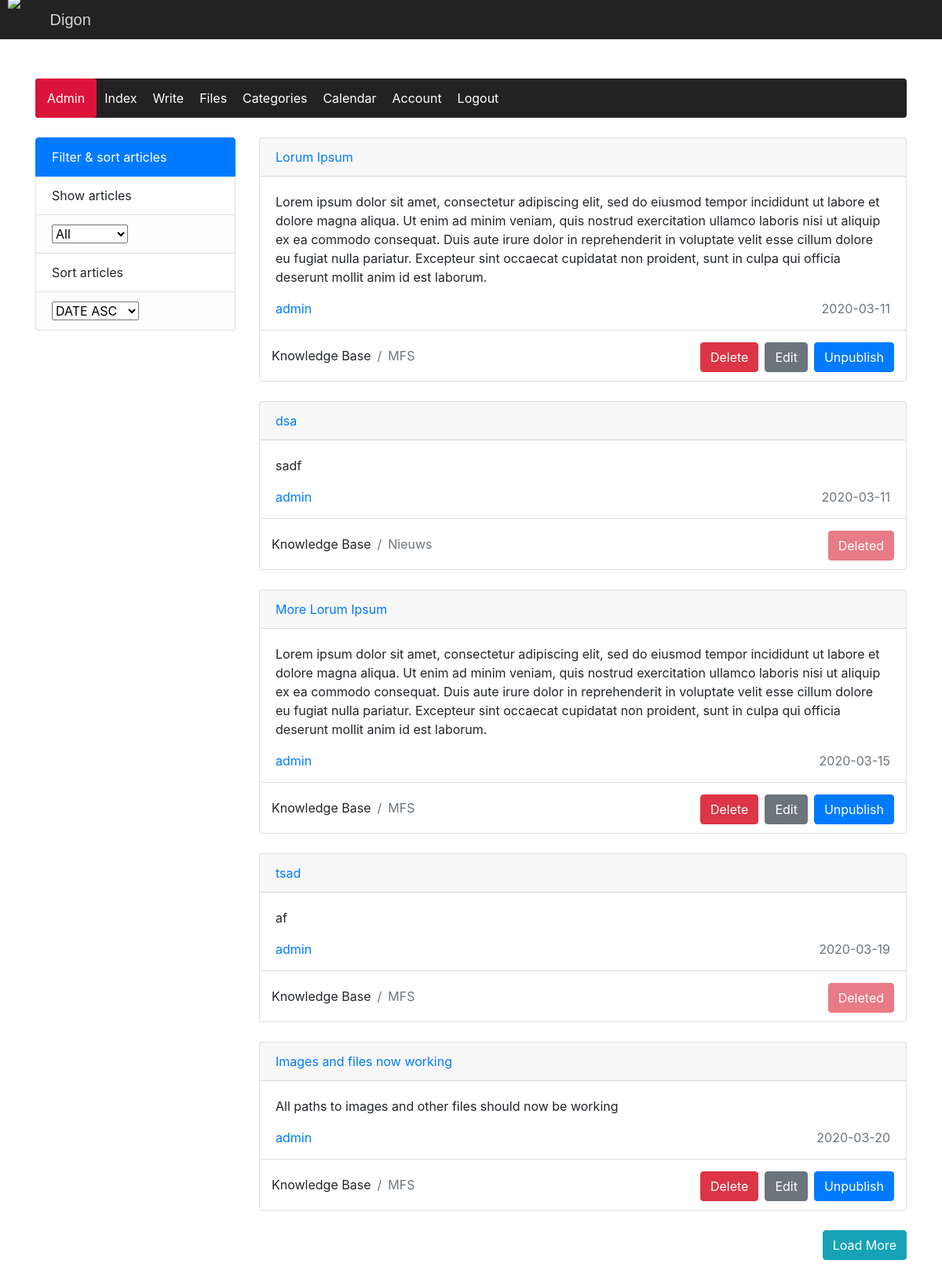
/pages/calendar.php (signed in), run on the app's committed database.
### tables this page shows
CREATE TABLE `article` (
  `row_id` int(11) NOT NULL,
  `author_id` int(11) NOT NULL,
  `creation_time` date NOT NULL,
  `published` tinyint(1) NOT NULL,
  `deleted` int(1) NOT NULL DEFAULT 0,
  `title` varchar(50) NOT NULL,
  `content` text NOT NULL,
  `abstract` text NOT NULL,
  `category_id` varchar(11) NOT NULL,
  `subcategory_id` varchar(11) NOT NULL,
  `signed_by` varchar(50) NOT NULL,
  `link` varchar(50) NOT NULL
);

CREATE TABLE `user` (
  `row_id` int(11) NOT NULL,
  `username` varchar(50) NOT NULL,
  `password` varchar(25) NOT NULL,
  `display_name` varchar(50) NOT NULL,
  `function` varchar(11) NOT NULL
);

CREATE TABLE `category` (
  `row_id` int(11) NOT NULL,
  `category` varchar(50) NOT NULL,
  `parent_id` int(11) NOT NULL
);

### includes/autoload.inc.php (called while the page is built, shortened)
<?php
    $linkUrl = "//localhost/Websites/nicms/";
    class Autoload implements AutoloadInterface {
        protected $path;
        public function __construct() {
            $this->url = $_SERVER["HTTP_HOST"] . $_SERVER['REQUEST_URI'];
            if (strpos($this->url,'index') == TRUE) {
                $this->path = "classes/";
            } else {
                $this->path = "../classes/";
            }
            include_once($this->path."dbh.class.php");
            include_once($this->path."article.class.php");
            include_once($this->path."articleview.class.php");
        }
    }

### classes/article.class.php (called while the page is built, shortened)
<?php
    class Article extends Dbh {
        protected function getArticles($visibility,$sort,$limit) {
            switch ($visibility) {
                default:
                    $where = 'a.published=1 OR a.published=0';
                    break;
            }
            switch ($sort) {
                default:
                    $order = "a.creation_time ASC";
                    break;
            }
            $sql = "SELECT a.row_id AS a_row_id, a.author_id AS a_author_id, a.creation_time AS a_creation_time, a.published AS a_published, a.deleted AS a_deleted, a.title AS a_title, a.content AS a_content, a.abstract
            AS a_abstract, a.category_id AS a_category_id, a.subcategory_id AS a_subcategory_id, a.signed_by AS a_signed_by, a.link AS a_link, c.row_id AS c_row_id, c.category AS c_category, c.parent_id AS c_parent_id,
            s.row_id AS s_row_id, s.category AS s_category, s.parent_id AS s_parent_id, u.row_id AS u_row_id, u.display_name AS u_displayname FROM article a
            LEFT JOIN category c ON a.category_id = c.row_id
            LEFT JOIN category s ON a.subcategory_id = s.row_id
            LEFT JOIN user u ON a.author_id = u.row_id
            WHERE $where
            ORDER BY $order
            LIMIT $limit";
            $result = $this->connect()->query($sql);
            return $result;
        }
    }
?>

### classes/dbh.class.php (called while the page is built, shortened)
<?php
    class Dbh {
        private $servername = "localhost";
        private $username = "root";
        private $password = "";
        private $dbname = "nicms";
        protected function connect() {
            $conn = new mysqli($this->servername, $this->username, $this->password, $this->dbname);
            return $conn;
        }
    }
?>

### classes/articleview.class.php (the view, shortened to what this page needs)
<?php
    class ArticleView extends Article {
        public function showArticle($visibility,$sort,$limit) {
            $FunctionsObj = new Functions();
            $result = $this->getArticles($visibility,$sort,$limit);
            if ($result->num_rows > 0) {
                while($row = $result->fetch_assoc()) {
                    echo '<div class="card calendar-article-container">';
                    echo '<div class="card-header">';
                    echo '<p class="calendar-article-header-title text-primary">'.$row["a_title"].'</p>';
                    echo '</div>';
                    echo '<div class="card-body calendar-article-card-body">';
                    echo '<p class="card-text">'.$row["a_abstract"].'</p>';
                    echo '<div class="calendar-article-card-inner-body">';
                    echo '<p class="calendar-article-card-inner-body-text text-primary">'.$row["u_displayname"].'</p>';
                    echo '<p class="calendar-article-card-inner-body-text text-secondary">'.$row["a_creation_time"].'</p>';
                    echo '</div>';
                    echo '</div>';
                    echo '<div class="card-footer calendar-article-card-footer bg-white">';
                    echo '<ol class="breadcrumb calendar-article-breadcrumb-category bg-white">';
                    echo '<li class="breadcrumb-item">'.$row["c_category"].'</li>';
                    echo '<li class="breadcrumb-item text-secondary">'.$row["s_category"].'</li>';
                    echo '<div class="testerr">';
                    if ($row["a_deleted"] == 0) {
                        echo '<button class="btn btn-danger calendar-article-publish-button" onclick="askDeleteArticle('.$row["a_row_id"].')" type="button">Delete</button>';
                        echo '<button class="btn btn-secondary calendar-article-publish-button" onclick="editArticle('.$row["a_row_id"].')" type="button">Edit</button>';
                        if ($row["a_published"] == 0) {
                            echo '<button class="btn btn-primary calendar-article-publish-button" onclick="askPublishArticle('.$row["a_row_id"].')" type="button">Publish</button>';
                        } else {
                            echo '<button class="btn btn-primary calendar-article-publish-button" onclick="askUnpublishArticle('.$row["a_row_id"].')" type="button">Unpublish</button>';
                        }
                    } else {
                        echo '<button class="btn btn-danger calendar-article-publish-button" type="button" disabled>Deleted</button>';
                    }
                    echo '</div>';
                    echo '</ol>';
                    echo '</div>';
                    echo '</div>';
                }
            } else {
                echo $FunctionsObj->outcomeMessage("warning","No articles were found.");
            }
        }
    }
?>

### pages/calendar.php (shortened to what this page needs)
<?php
    include_once("../includes/autoload.inc.php");
?>
<!DOCTYPE html>
<html lang="nl">
    <head>
        <?php
            include "../includes/head.inc.php";
        ?>
    </head>
    <body>
        <?php
            include_once "../includes/header.inc.php";
        ?>
        <main class="general-main container">
            <ul class='nav nav-pills admin-navbar'>
                <?php
                    include_once "../includes/navbar.inc.php";
                ?>
            </ul>
            <div class="row">
                <div class="col-lg-3 col-md-12 col-sm-12">
                     <div class='list-group calendar-list-group'>
                        <a class='list-group-item list-group-item-action active disabled list-group-items-header'>Filter & sort articles</a>
                        <a class='list-group-item list-group-item-action'>Show articles</a>
                        <a class='list-group-item list-group-item-action list-group-item-light' onchange="filterArticles()">
                            <select name="selectShowArticles" id="selectSortArticles">
                                <option value="all">All</option>
                            </select>
                        </a>
                        <a class='list-group-item list-group-item-action'>Sort articles</a>
                        <a class='list-group-item list-group-item-action list-group-item-light'>
                            <select name="selectFilterArticles" id="selectFilterArticles" onchange="filterArticles()">
                                <option value="DATEASC">DATE ASC</option>
                            </select>
                        </a>
                    </div>
                </div>
                <div class="col-lg-9 col-md-12 col-sm-12 articles-article-overview-container" id="calendarArticlesContainer">
                    <?php
                        $ArticleObj = new ArticleView($linkUrl);
                        $ArticleObj->showArticle('all','DATEASC',10);
                    ?>
                </div>
                <div class="calendar-load-more">
                    <button class="btn btn-info" onclick="calendarLoadMoreArt()">Load More</button>
                </div>
            </div>
        </main>
        <link rel="stylesheet" href="https://maxcdn.bootstrapcdn.com/bootstrap/4.4.1/css/bootstrap.min.css">
    </body>
</html>

### includes/head.inc.php (shortened to what this page needs)
<link rel="stylesheet" type="text/css" href="<?php echo $linkUrl; ?>styles/style.css">
<link rel="stylesheet" href="https://use.fontawesome.com/releases/v5.7.0/css/all.css">

### includes/header.inc.php
<header class="header">
    <div class="inner-header">
        <div class="inner-header-logo-container">
            <img class="inner-header-logo-image" src="<?php echo $imgLink ?>" alt="Logo">
            <a class="inner-header-logo-text" href="<?php echo $indexPath ?>">Digon</a>
        </div>
    </div>
</header>

### includes/navbar.inc.php (shortened to what this page needs)
<?php
    if (isset($_SESSION["userID"])) {
        if ($_SESSION["userFunction"] == 1)
            $text = "Admin";
        else
            $text = "Moderator";
        echo "<li class='nav-link admin-navbar-header'><span class='admin-burger-menu' onclick='toggleAdminNav()'>&#9776;</span>".$text."</li>";
        echo "<li class='nav-item admin-nav-item'>";
        echo "<a class='nav-link nav-link-admin' href='".$linkUrl."index'>Index</a>";
        echo "</li>";
        echo "<li class='nav-item admin-nav-item'>";
        echo "<a class='nav-link nav-link-admin' href='".$linkUrl."write'>Write</a>";
        echo "</li>";
        echo "<li class='nav-item admin-nav-item'>";
        echo "<a class='nav-link nav-link-admin' href='".$linkUrl."files'>Files</a>";
        echo "</li>";
        echo "<li class='nav-item admin-nav-item'>";
        echo "<a class='nav-link nav-link-admin' href='".$linkUrl."categories'>Categories</a>";
        echo "</li>";
        echo "<li class='nav-item admin-nav-item'>";
        echo "<a class='nav-link nav-link-admin' href='".$linkUrl."calendar'>Calendar</a>";
        echo "</li>";
        echo "<li class='nav-item admin-nav-item'>";
        echo "<a class='nav-link nav-link-admin' href='".$linkUrl."account'>Account</a>";
        echo "</li>";
        echo "<li class='nav-item admin-nav-item'>";
        echo "<button class='button-logout' type='button' onclick='logout()'>Logout</button>";
        echo "</li>";
    }
?>

### styles/style.css (style rules this page uses)
* { margin: 0; padding: 0; scroll-behavior: smooth; }
.general-main { margin-top: 25px !important; margin: 100px auto 100px auto !important; }
.header { background-color: #222; position: fixed; width: 100%; top: 0px; z-index: 999999; height: 50px; line-height: 50px; }
.inner-header { margin: 0 auto; display: grid; grid-template-columns: 1fr 1fr; }
.inner-header-logo-image { height: 40px; margin-top: -15px; margin-right: -5px; }
.inner-header-logo-text { color: lightgrey; font-family: sans-serif; font-size: 20px; }
.admin-navbar { background-color: #222; border-radius: 0.25rem; margin-bottom: 25px !important; }
.admin-navbar-header { background-color: crimson; height: 50px; line-height: 50px; padding: 0px 15px !important; color: white; }
.nav-link-admin { color: white; line-height: 50px; margin: 0px !important; padding: 0px 10px !important; }
.button-logout { height: 100%; border: none; background-color: rgba(0,0,0,0); color: white; margin-left: 10px; }
.list-group-item { cursor: pointer; }
.calendar-article-container { margin-bottom: 25px; }
.calendar-article-header-title { margin: 0 !important; }
.calendar-article-card-body { padding-bottom: 5px !important; max-height: 200px; overflow-y: scroll; }
.calendar-article-card-inner-body { display: grid; grid-template-columns: 1fr 150px; grid-column-gap: 1rem; }
.calendar-article-card-inner-body-text { margin: 0px 0px 10px 0px !important; }
.calendar-article-card-inner-body-text:nth-child(2) { text-align: right; }
.calendar-article-card-footer { margin: 0px !important; padding: 20px 15px !important; position: relative; }
.calendar-article-breadcrumb-category { padding: 0 !important; margin: 0 !important; }
.testerr { position: absolute; right: 15px; top: 15px }
.calendar-article-publish-button { margin-left: 8px; }
.calendar-load-more { text-align: right; width: 100%; margin-right: 15px; }
.calendar-list-group { margin-bottom: 25px !important; }
@media (min-width: 1200px) { main, .general-nav, .inner-header { width: 970px; } }
@media (min-width: 1200px) { main, .general-nav, .inner-header { width: 1180px; } }

### data on the page
article: title "Lorum Ipsum", abstract "Lorem ipsum dolor sit amet, consectetur adipiscing elit, sed do eiusmod tempor incididunt ut labore et dolore magna aliqua. Ut enim ad minim veniam, quis nostrud exercitation ullamco laboris nisi ut aliquip ex ea commodo consequat. Duis aute irure dolor in reprehenderit in voluptate velit esse cillum dolore eu fugiat nulla pariatur. Excepteur sint occaecat cupidatat non proident, sunt in culpa qui officia deserunt mollit anim id est laborum.", author.display_name "admin", creation_time "2020-03-11", category.category "Knowledge Base", category.category "MFS"
article: title "dsa", abstract "sadf", author.display_name "admin", creation_time "2020-03-11", category.category "Knowledge Base", category.category "Nieuws", deleted "Deleted"
article: title "More Lorum Ipsum", abstract "Lorem ipsum dolor sit amet, consectetur adipiscing elit, sed do eiusmod tempor incididunt ut labore et dolore magna aliqua. Ut enim ad minim veniam, quis nostrud exercitation ullamco laboris nisi ut aliquip ex ea commodo consequat. Duis aute irure dolor in reprehenderit in voluptate velit esse cillum dolore eu fugiat nulla pariatur. Excepteur sint occaecat cupidatat non proident, sunt in culpa qui officia deserunt mollit anim id est laborum.", author.display_name "admin", creation_time "2020-03-15", category.category "Knowledge Base", category.category "MFS"
article: title "tsad", abstract "af", author.display_name "admin", creation_time "2020-03-19", category.category "Knowledge Base", category.category "MFS", deleted "Deleted"
article: title "Images and files now working", abstract "All paths to images and other files should now be working", author.display_name "admin", creation_time "2020-03-20", category.category "Knowledge Base", category.category "MFS"

### other printed values
$text "Admin"
